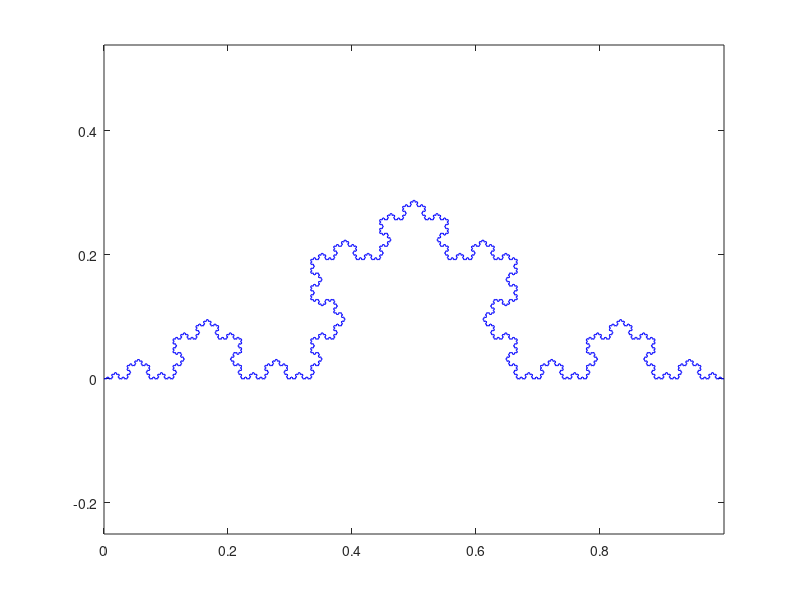

Source code (MATLAB):
% Program_6a - The Koch Curve.
% Chapter 6 - Fractals and Multifractals.
% Copyright Springer 2014. Stephen Lynch.

% Plot the Koch curve up to stage k (Figure 6.2)
clear
k=6;        
mmax=4^k;
x=zeros(1,mmax);y=zeros(1,mmax);segment=zeros(1,mmax);
h=3^(-k);
x(1)=0;y(1)=0;
angle(1)=0;angle(2)=pi/3;angle(3)=-pi/3;angle(4)=0;
for a=1:mmax
    m=a-1;ang=0;
    for b=1:k
        segment(b)=mod(m,4);
        m=floor(m/4);
        r=segment(b)+1;
        ang=ang+angle(r);
    end
    x(a+1)=x(a)+h*cos(ang);
    y(a+1)=y(a)+h*sin(ang);
end

plot(x,y,'b');
axis equal

% End of Program_6a.
